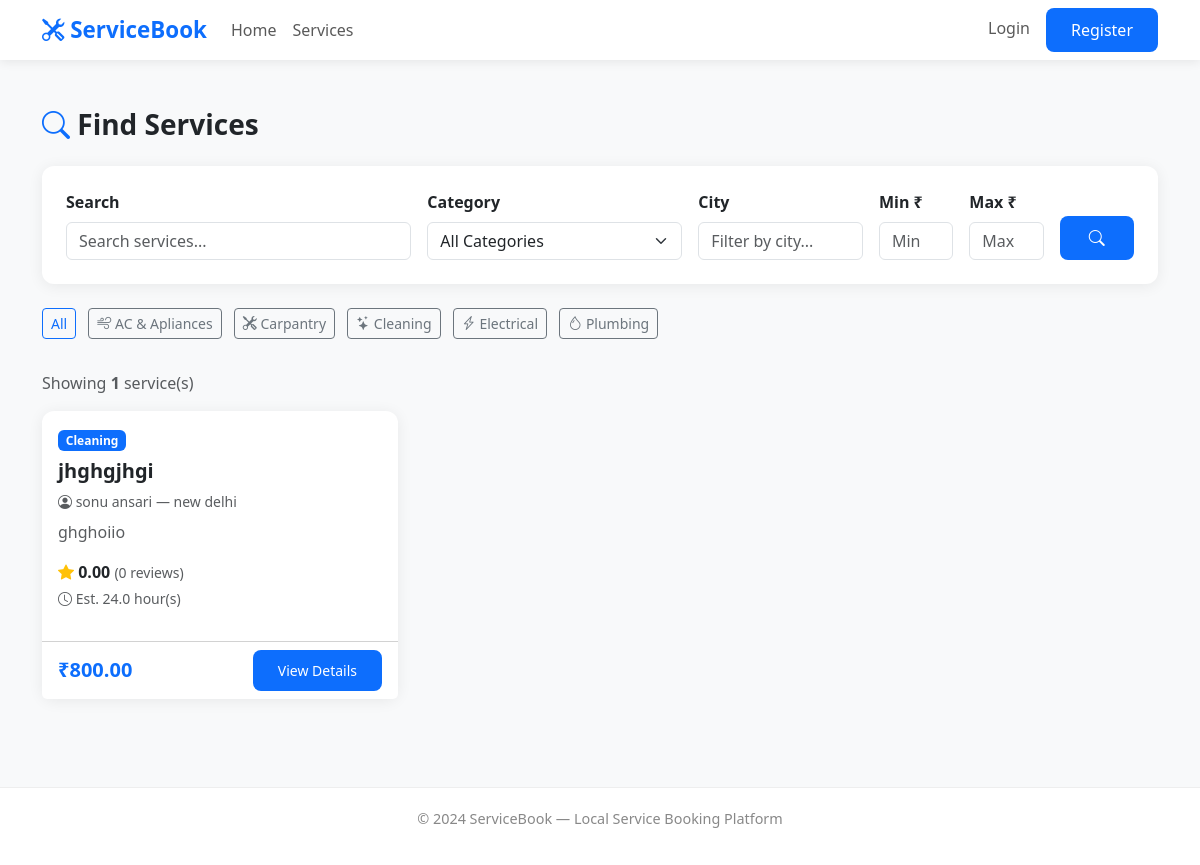
The page /services/ on the database as committed earlier.
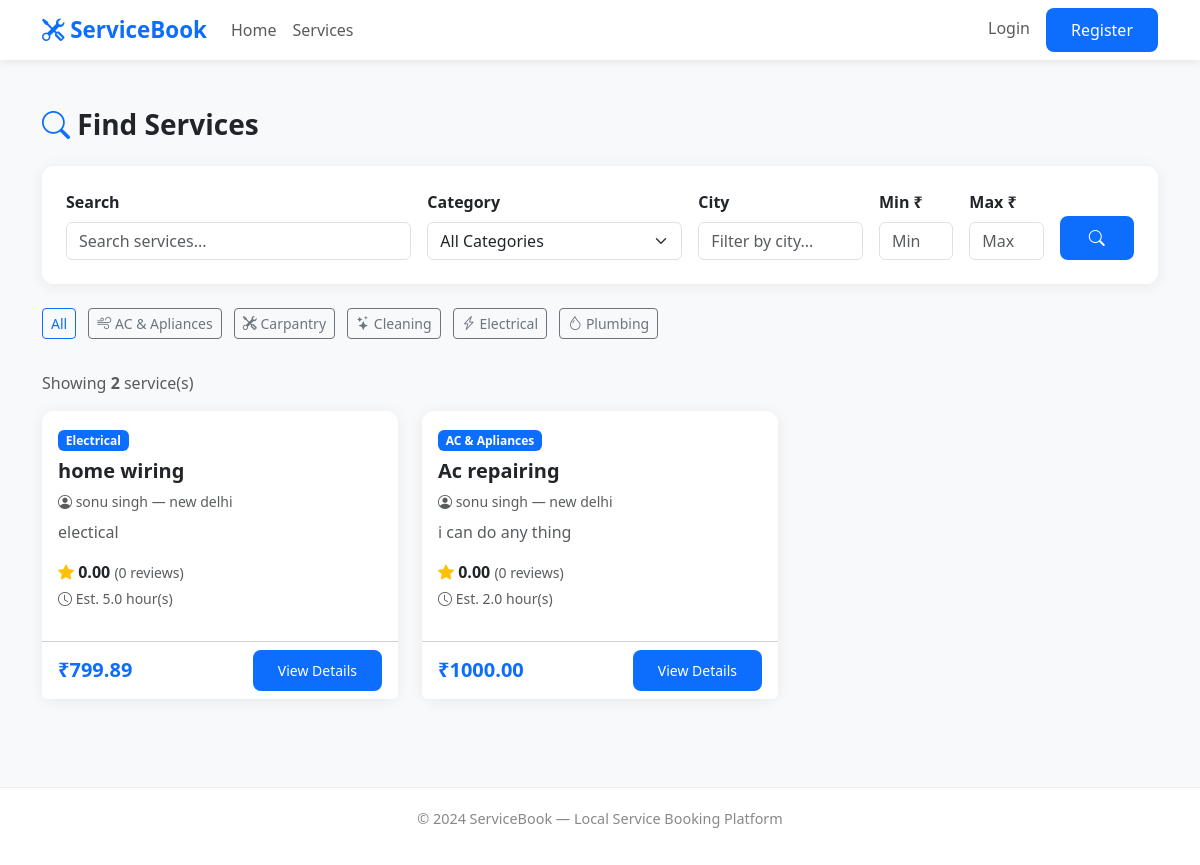
The same page on the database as committed later.
### services/models.py (models this page shows, shortened)
class ServiceCategory(models.Model):
    name = models.CharField(max_length=100, unique=True)
    description = models.TextField(blank=True)
    icon = models.CharField(max_length=100, blank=True)
    is_active = models.BooleanField(default=True)
    created_at = models.DateTimeField(auto_now_add=True)
    class Meta:
        verbose_name = 'Service Category'
        verbose_name_plural = 'Service Categories'
        ordering = ['name']
    def __str__(self):
        return self.name

class Service(models.Model):
    provider = models.ForeignKey(
        'accounts.ProviderProfile',
        on_delete=models.CASCADE,
        related_name='services'
    )
    category = models.ForeignKey(
        'services.ServiceCategory',
        on_delete=models.SET_NULL,
        null=True,
        related_name='services'
    )
    name = models.CharField(max_length=200)
    description = models.TextField()
    price = models.DecimalField(max_digits=8, decimal_places=2)
    duration_hours = models.DecimalField(
        max_digits=4,
        decimal_places=1,
        default=1.0
    )
    is_available = models.BooleanField(default=True)
    created_at = models.DateTimeField(auto_now_add=True)
    updated_at = models.DateTimeField(auto_now=True)
    class Meta:
        ordering = ['-created_at']

### accounts/models.py (models this page shows, shortened)
class ProviderProfile(models.Model):
    user = models.OneToOneField(
        'accounts.User',
        on_delete=models.CASCADE,
        related_name='provider_profile'
    )
    bio = models.TextField(blank=True)
    address = models.TextField(blank=True)
    city = models.CharField(max_length=100, blank=True)
    experience_years = models.PositiveIntegerField(default=0)
    profile_photo = models.ImageField(
        upload_to='provider_photos/',
        blank=True,
        null=True
    )
    is_verified = models.BooleanField(default=False)
    is_available = models.BooleanField(default=True)
    average_rating = models.DecimalField(
        max_digits=3,
        decimal_places=2,
        default=0.00
    )
    total_reviews = models.PositiveIntegerField(default=0)
    created_at = models.DateTimeField(auto_now_add=True)
    updated_at = models.DateTimeField(auto_now=True)

class User(AbstractUser):
    ROLE_CUSTOMER = 'customer'
    ROLE_PROVIDER = 'provider'
    ROLE_ADMIN = 'admin'
    ROLE_CHOICES = [
        (ROLE_CUSTOMER, 'Customer'),
        (ROLE_PROVIDER, 'Service Provider'),
        (ROLE_ADMIN, 'Administrator'),
    ]
    role = models.CharField(
        max_length=20,
        choices=ROLE_CHOICES,
        default=ROLE_CUSTOMER,
    )
    phone = models.CharField(max_length=15, blank=True)
    email = models.EmailField(unique=True)

### services/views.py (the view)
# urls.py: path('', views.service_list, name='service_list'),
def service_list(request):
    services = Service.objects.filter(
        is_available=True
    ).select_related(
        'provider__user',
        'category'
    )
    form = ServiceSearchForm(request.GET)
    if form.is_valid():
        query = form.cleaned_data.get('query')
        category = form.cleaned_data.get('category')
        city = form.cleaned_data.get('city')
        min_price = form.cleaned_data.get('min_price')
        max_price = form.cleaned_data.get('max_price')
        if query:
            services = services.filter(
                Q(name__icontains=query) |
                Q(description__icontains=query) |
                Q(provider__user__first_name__icontains=query)
            )
        if category:
            services = services.filter(category=category)
        if city:
            services = services.filter(
                provider__city__icontains=city
            )
        if min_price:
            services = services.filter(price__gte=min_price)
        if max_price:
            services = services.filter(price__lte=max_price)
    categories = ServiceCategory.objects.filter(is_active=True)
    context = {
        'services': services,
        'form': form,
        'categories': categories,
        'total_results': services.count(),
    }
    return render(request, 'services/service_list.html', context)

### services/forms.py
class ServiceSearchForm(forms.Form):
    query = forms.CharField(
        required=False,
        widget=forms.TextInput(attrs={
            'class': 'form-control',
            'placeholder': 'Search services...'
        })
    )
    category = forms.ModelChoiceField(
        queryset=ServiceCategory.objects.filter(is_active=True),
        required=False,
        empty_label='All Categories',
        widget=forms.Select(attrs={
            'class': 'form-select'
        })
    )
    city = forms.CharField(
        required=False,
        widget=forms.TextInput(attrs={
            'class': 'form-control',
            'placeholder': 'Filter by city...'
        })
    )
    min_price = forms.DecimalField(
        required=False,
        widget=forms.NumberInput(attrs={
            'class': 'form-control',
            'placeholder': 'Min price'
        })
    )
    max_price = forms.DecimalField(
        required=False,
        widget=forms.NumberInput(attrs={
            'class': 'form-control',
            'placeholder': 'Max price'
        })
    )

### templates/services/service_list.html (shortened to what the changed rows need)
{% extends 'base.html' %}
{% block content %}
<div class="container py-5">
    <div class="mb-4">
        <a href="{% url 'service_list' %}" class="btn btn-outline-primary btn-sm me-2 mb-2">
            All
        </a>
        {% for cat in categories %}
            <a href="{% url 'category_services' cat.pk %}"
               class="btn btn-outline-secondary btn-sm me-2 mb-2">
                <i class="bi {{ cat.icon }}"></i> {{ cat.name }}
            </a>
        {% endfor %}
    </div>
    <p class="text-muted mb-3">
        Showing <strong>{{ total_results }}</strong> service(s)
    </p>
    {% if services %}
        <div class="row g-4">
            {% for service in services %}
                <div class="col-md-4">
                    <div class="card h-100">
                        <div class="card-body">
                            <span class="badge bg-primary mb-2">
                                {{ service.category.name }}
                            </span>
                            <h5 class="card-title fw-bold">{{ service.name }}</h5>
                            <p class="text-muted small mb-2">
                                <i class="bi bi-person-circle"></i>
                                {{ service.provider.user.get_full_name|default:service.provider.user.username }}
                                {% if service.provider.city %}
                                    — {{ service.provider.city }}
                                {% endif %}
                            </p>
                            <p class="card-text text-muted">
                                {{ service.description|truncatewords:15 }}
                            </p>
                            <p class="mb-1">
                                <i class="bi bi-star-fill text-warning"></i>
                                <strong>{{ service.provider.average_rating }}</strong>
                                <span class="text-muted small">
                                    ({{ service.provider.total_reviews }} reviews)
                                </span>
                            </p>
                            <p class="text-muted small mb-3">
                                <i class="bi bi-clock"></i>
                                Est. {{ service.duration_hours }} hour(s)
                            </p>
                        </div>
                        <div class="card-footer bg-white d-flex justify-content-between align-items-center">
                            <span class="fw-bold text-primary fs-5">
                                ₹{{ service.price }}
                            </span>
                            <a href="{% url 'service_detail' service.pk %}"
                               class="btn btn-primary btn-sm">
                                View Details
                            </a>
                        </div>
                    </div>
                </div>
            {% endfor %}
        </div>
    {% endif %}
</div>
{% endblock %}

Rows that differ between the two databases and show on the page:
removed Service: category.name "Cleaning", name "jhghgjhgi", provider.user.get_full_name "sonu ansari", provider.city "new delhi", description "ghghoiio", provider.average_rating "0.00", provider.total_reviews "0", duration_hours "24.0", price "800.00"
added Service: category.name "Electrical", name "home wiring", provider.user.get_full_name "sonu singh", provider.city "new delhi", description "electical", provider.average_rating "0.00", provider.total_reviews "0", duration_hours "5.0", price "799.89"
added Service: category.name "AC & Apliances", name "Ac repairing", provider.user.get_full_name "sonu singh", provider.city "new delhi", description "i can do any thing", provider.average_rating "0.00", provider.total_reviews "0", duration_hours "2.0", price "1000.00"
Other text that changed with them:
{{ total_results }}: "1" → "2"
